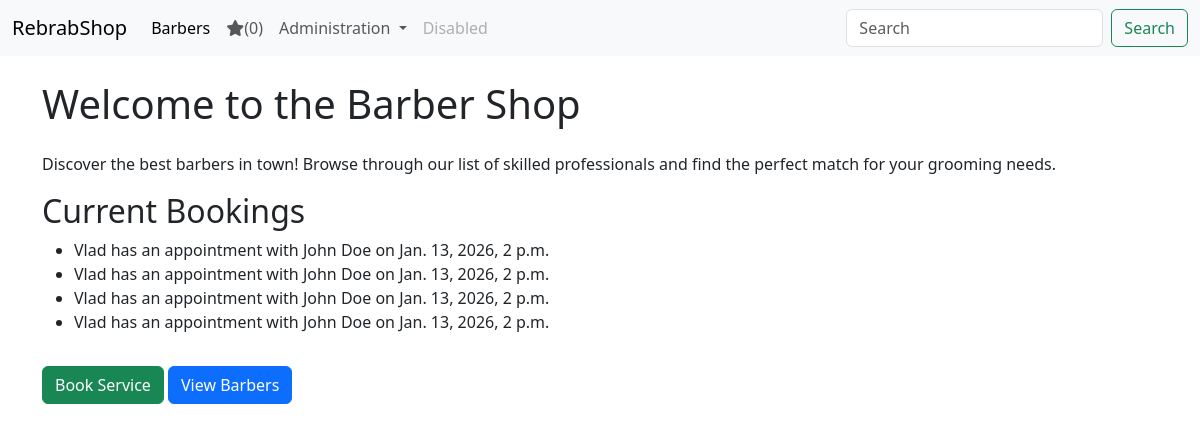
The page / on the database its author committed.
### barbers/models.py (models this page shows, shortened)
class Booking(models.Model):
    barber = models.ForeignKey(Barber, on_delete=models.CASCADE, related_name='bookings')
    customer_name = models.CharField(max_length=100)
    appointment_date = models.DateTimeField()
    contact_phone = models.CharField(max_length=20)

class Barber(models.Model):
    GENDER_CHOICES = [
        ('M', 'Male'),
        ('F', 'Female')
    ]
    POSITION_CHOICES = [
        ('J', 'Junior Barber'),
        ('S', 'Senior Barber'),
        ('M', 'Master Barber')
    ]
    name = models.CharField(max_length=100)
    photo = models.ImageField(upload_to='barber_photos/', blank=True, null=True)
    experience = models.IntegerField(validators=[MinValueValidator(0), MaxValueValidator(60)])
    birthdate = models.DateField()
    position = models.CharField(max_length=100, choices=POSITION_CHOICES)
    gender = models.CharField(max_length=1, choices=GENDER_CHOICES)
    rating = models.FloatField(default=0)
    phone = models.CharField(max_length=20)

### home/views.py (the view)
# urls.py: path('', include('home.urls')),
def home(request):
    bookings = Booking.objects.all()
    return render(request, "home/index.html", {"bookings": bookings})

### favorites/context_processor.py (called while the page is built)
def favorite_barbers_count(request):
    return { 'fav_count': get_count_of_favorite_barbers(request) }

### favorites/favorites.py (called while the page is built)
def get_favorite_barbers(request):
    return request.session.get(FAVORITE_BARBERS_KEY, [])

def get_count_of_favorite_barbers(request):
    return len(get_favorite_barbers(request))

### home/templates/home/index.html
{% extends "layout.html" %} {% block content %}
<h1 class="my-4">Welcome to the Barber Shop</h1>
<p>
  Discover the best barbers in town! Browse through our list of skilled
  professionals and find the perfect match for your grooming needs.
</p>
{% if bookings %}
<h2>Current Bookings</h2>
<ul>
  {% for booking in bookings %}
  <li>{{ booking.customer_name }} has an appointment with {{ booking.barber.name }} on {{ booking.appointment_date }}</li>
  {% endfor %}
</ul>
{% else %}
<p>No bookings at the moment.</p>
{% endif %}
<a href="/book" class="btn btn-success mt-3">Book Service</a>
<a href="/barbers/list" class="btn btn-primary mt-3">View Barbers</a>
{% endblock %}

### barbers/templates/layout.html (shortened to what this page needs)
{% load static %}
<!DOCTYPE html>
<html lang="en">
  <head>
    <link
      href="https://cdn.jsdelivr.net/npm/bootstrap@5.3.8/dist/css/bootstrap.min.css"
      rel="stylesheet"
    />
    <link rel="stylesheet" href="{% static 'css/style.css' %}" />
  </head>
  <body>
    <nav class="navbar navbar-expand-lg bg-body-tertiary">
      <div class="container-fluid">
        <a class="navbar-brand" href="/">RebrabShop</a>
        <div class="collapse navbar-collapse" id="navbarSupportedContent">
          <ul class="navbar-nav me-auto mb-2 mb-lg-0">
            <li class="nav-item">
              <a class="nav-link active" aria-current="page" href="/barbers"
                >Barbers</a
              >
            </li>
            <li class="nav-item">
              <a class="nav-link" aria-current="page" href="/favorites">
                <i class="fa-solid fa-star"></i>({{ fav_count }})
              </a>
            </li>
            <li class="nav-item dropdown">
              <a
                class="nav-link dropdown-toggle"
                href="#"
                role="button"
                data-bs-toggle="dropdown"
                aria-expanded="false"
              >
                Administration
              </a>
            </li>
            <li class="nav-item">
              <a class="nav-link disabled" aria-disabled="true">Disabled</a>
            </li>
          </ul>
          <form class="d-flex" role="search" method="get" action="/barbers">
            <input
              class="form-control me-2"
              type="search"
              name="text"
              placeholder="Search"
              aria-label="Search"
            />
            <button class="btn btn-outline-success" type="submit">
              Search
            </button>
          </form>
        </div>
      </div>
    </nav>
    <div class="container">{% block content %} {% endblock %}</div>
  </body>
</html>

### rows shown on the page
Booking: customer_name "Vlad", barber.name "John Doe", appointment_date "Jan. 13, 2026, 2 p.m."
Booking: customer_name "Vlad", barber.name "John Doe", appointment_date "Jan. 13, 2026, 2 p.m."
Booking: customer_name "Vlad", barber.name "John Doe", appointment_date "Jan. 13, 2026, 2 p.m."
Booking: customer_name "Vlad", barber.name "John Doe", appointment_date "Jan. 13, 2026, 2 p.m."

### other values the page prints
{{ fav_count }} "0"
